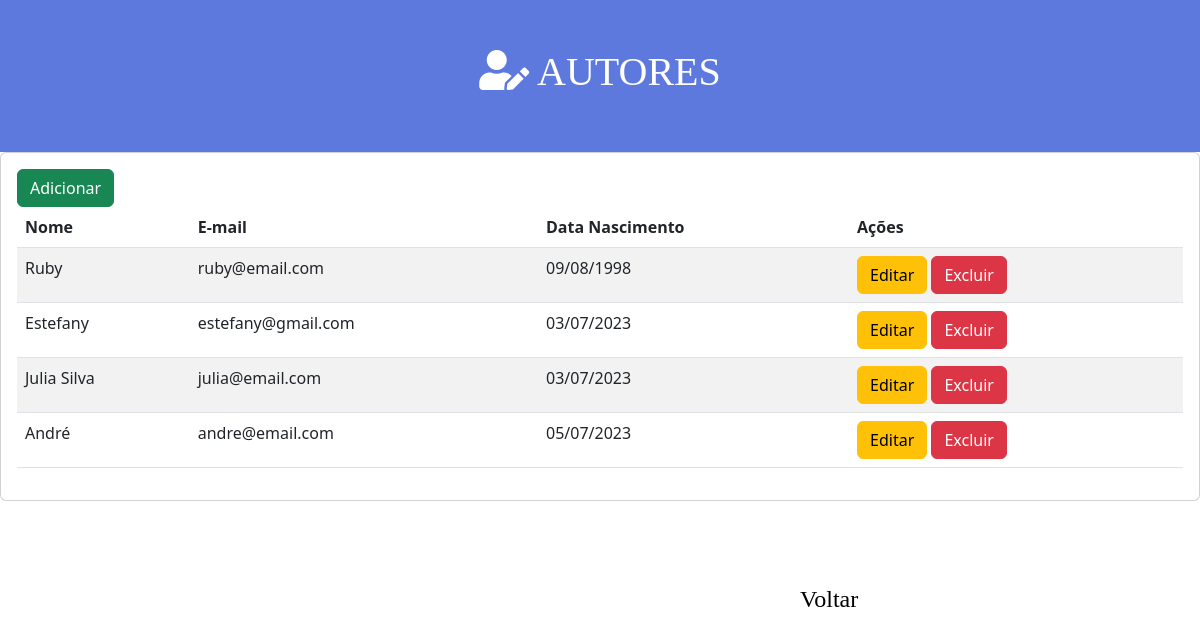
Before: /autor/ with the older database file.
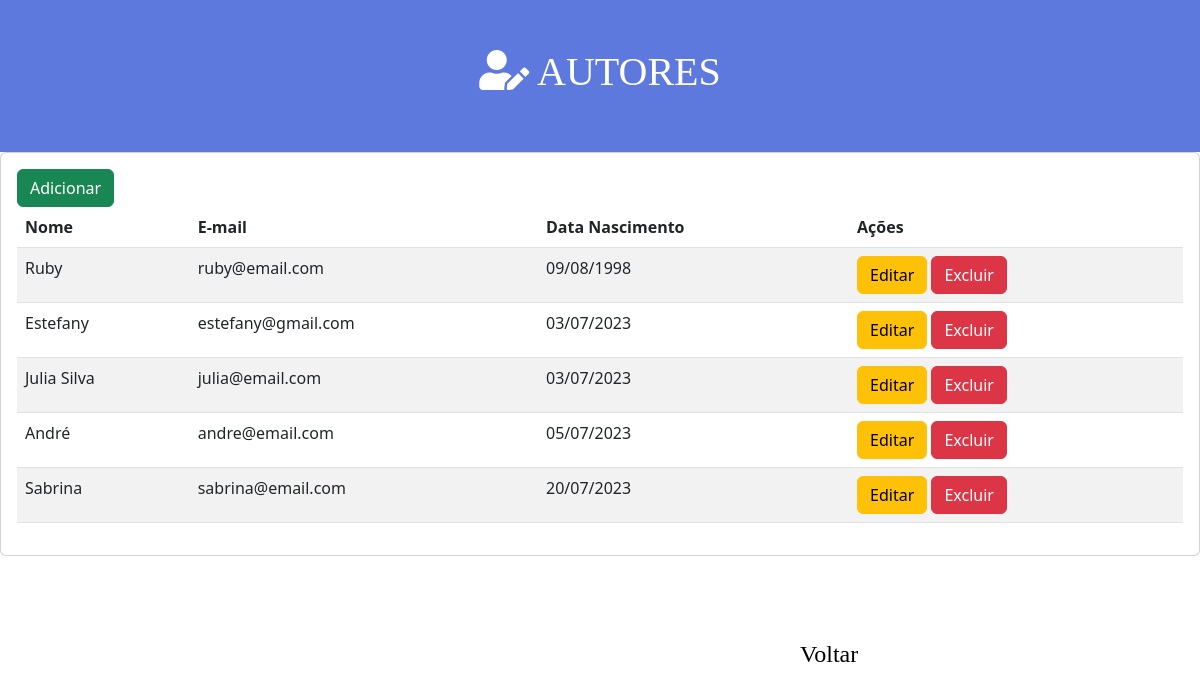
After: the same page with the newer database file.
### portal/models.py (models this page shows, shortened)
class Autor(models.Model):
    nome = models.CharField(max_length=255)
    data_nascimento = models.DateField()
    email = models.EmailField()

### portal/views.py (the view)
# urls.py: path('autor/', views.autor, name="autor"),
def autor(request):
    autores = Autor.objects.all()
    context = {
        'autores': autores
    }
    return render(request, 'portal/autor.html', context)

### portal/templates/portal/autor.html
{% extends 'base.html' %}
{% block content %}
    <div class="header">
        <h1><i class="fas fa-user-edit"></i> AUTORES </h1>
    </div>
    <div class="card">
        <div class="card-body">
            <a class="btn btn-success" href="{% url 'autor_add' %}">Adicionar</a>
            <table class="table table-striped">
                <thead>
                    <tr>
                        <th>Nome</th>
                        <th>E-mail</th>
                        <th>Data Nascimento</th>
                        <th>Ações</th>
                    </tr>
                </thead>
                <tbody>
                    {% for autor in autores %}
                        <tr>
                            <td>{{ autor.nome }}</td>
                            <td>{{ autor.email }}</td>
                            <td>{{ autor.data_nascimento |date:"d/m/Y"}}</td>
                            <td>
                                <a class="btn btn-warning" href="{% url 'autor_edit' autor.id %}">Editar</a>
                                <a class="btn btn-danger" href="{% url 'autor_delete' autor.id %}"
                                onclick="return confirm('Tem certeza de que deseja deletar?')">Excluir</a>
                            </td>
                        </tr>
                    {% endfor %}
                </tbody>
            </table>
        </div>
    </div>
    <div class="botao-voltar">
        <a href="{% url 'home' %}">Voltar</a>
    </div>
{% endblock content %}

### portal/templates/base.html (shortened to what this page needs)
{% load static %}
<!DOCTYPE html>
<html lang="pt-Br">
<head>
    <link rel="stylesheet" href="https://cdn.jsdelivr.net/npm/bootstrap@5.3.0/dist/css/bootstrap.rtl.min.css">
    <link rel="stylesheet" href="https://cdnjs.cloudflare.com/ajax/libs/font-awesome/5.15.4/css/solid.min.css" />
    <link rel="stylesheet" href="https://cdnjs.cloudflare.com/ajax/libs/font-awesome/5.15.4/css/fontawesome.min.css" />
    <link rel="stylesheet" href="{% static 'portal/css/styles.css' %}">
</head>
<body>
    {% block content %}{% endblock content %}
</body>
</html>

### portal/static/portal/css/styles.css (style rules this page uses)
h1 { text-align: center; }
.header { font-family: 'Roboto Serif', serif; color: white; background: rgb(94, 121, 221); padding-top: 3rem; padding-bottom: 3rem; }
.opcao1, .opcao2, .opcao3, a { text-decoration: none; color:black; }
.botao-voltar { padding-top: 1rem; padding-bottom: 1rem; background: rgba(0, 106, 255, 0.435); margin-top: 4rem; margin-left: 50rem; margin-right: 50rem; border-radius: 50px; text-align: center; font-family: 'Roboto Serif', serif; font-size: 1.5rem; }

Changed rows visible on the page:
added Autor: nome "Sabrina", email "sabrina@email.com", data_nascimento "20/07/2023"
